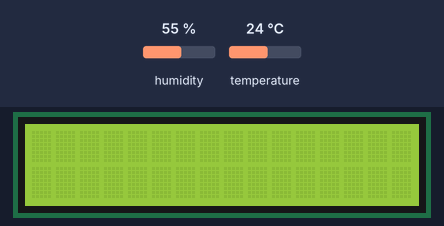
Recording of a sketch running on a simulated Arduino Uno, built with avr-gcc and run on an emulated ATmega328P. On the bench: 16×2 character LCD. The inputs (shaded band) are chosen by the test bench; at power-on: temperature 24 °C, humidity 55 %. What the sketch prints to the serial monitor is not drawn.

Above: at 1.2 s.
1.3 s: temperature set to 12 °C
7.6 s: temperature set to 19 °C
10.6 s: temperature set to 28 °C
Timing chart, 0 to 13.6 s (numbered marks = the images above; inputs shaded):
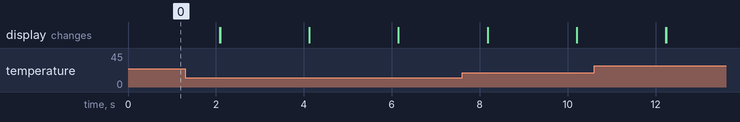

The sketch:

dht11_afficheur.ino
```cpp
#include <LiquidCrystal.h> //on inclut la librairie
#include "DHT.h"
#define DHTPIN 7     // what digital pin we're connected to
#define DHTTYPE DHT11   // DHT 11
DHT dht(DHTPIN, DHTTYPE);
LiquidCrystal lcd(12,11,5,4,3,2);//rs,e,d4,d5,d6,d7
void setup() {
  Serial.begin(9600);
  Serial.println("DHTxx test!");
  dht.begin();
  lcd.begin(16, 2);
}

void loop() {
  lcd.clear();
  delay(2000);
  float t = dht.readTemperature();

  // Check if any reads failed and exit early (to try again).
  if (isnan(t)) {
    Serial.println("Failed to read from DHT sensor!");
    return;
  }

   lcd.setCursor(0,0);
   lcd.print("Temperature: ");
   lcd.setCursor(0,1);
   lcd.print(t);
   lcd.print(" C");
}
```
